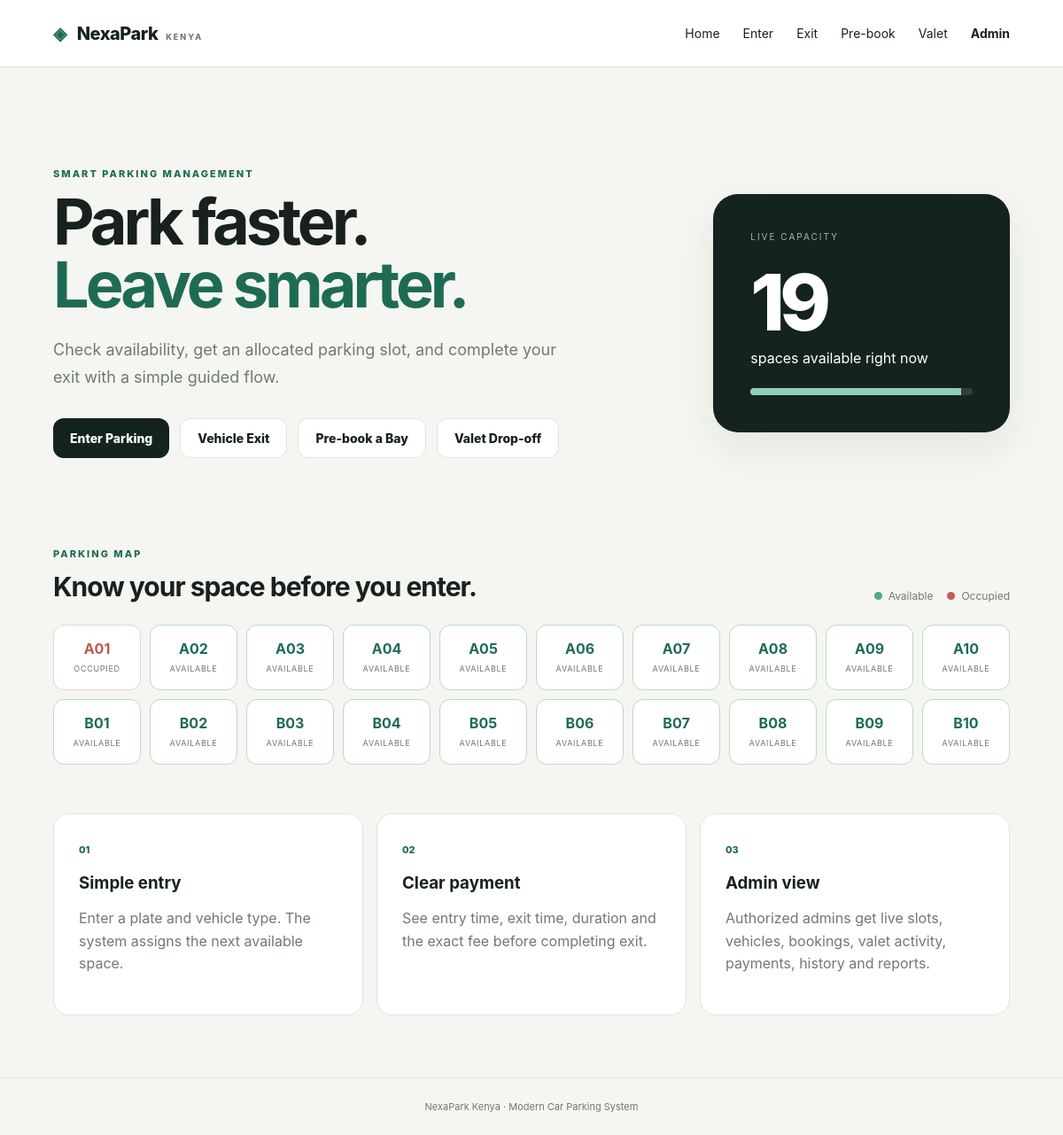
The page / on the database its author committed.
### tables this page shows
CREATE TABLE parking_sessions (
        session_id INTEGER PRIMARY KEY AUTOINCREMENT,
        vehicle_id INTEGER NOT NULL,
        slot_id INTEGER NOT NULL,
        entry_time TEXT NOT NULL,
        exit_time TEXT,
        duration_minutes INTEGER,
        fee INTEGER,
        status TEXT NOT NULL CHECK(status IN ('ACTIVE','COMPLETED')),
        FOREIGN KEY(vehicle_id) REFERENCES vehicles(vehicle_id),
        FOREIGN KEY(slot_id) REFERENCES parking_slots(slot_id)
    );

CREATE TABLE parking_slots (
        slot_id INTEGER PRIMARY KEY AUTOINCREMENT,
        slot_number TEXT UNIQUE NOT NULL,
        status TEXT NOT NULL CHECK(status IN ('AVAILABLE','OCCUPIED'))
    );

### app.py (the view)
@app.get("/")
def home():
    return render_template("index.html", slots=get_slots())

### database.py (called while the page is built)
def get_connection():
    os.makedirs(DB_DIR, exist_ok=True)
    conn = sqlite3.connect(DB_PATH)
    conn.row_factory = sqlite3.Row
    conn.execute("PRAGMA foreign_keys = ON")
    return conn

def get_slots():
    conn = get_connection()
    rows = conn.execute("""
        SELECT ps.*,
               v.plate_number,
               v.vehicle_type,
               s.entry_time
        FROM parking_slots ps
        LEFT JOIN parking_sessions s
          ON s.slot_id=ps.slot_id AND s.status='ACTIVE'
        LEFT JOIN vehicles v ON v.vehicle_id=s.vehicle_id
        ORDER BY ps.slot_id
    """).fetchall()
    conn.close()
    return [dict(r) for r in rows]

### templates/index.html (shortened to what this page needs)
{% extends "base.html" %}
{% block content %}
<section class="hero">
    <div>
        <p class="eyebrow">SMART PARKING MANAGEMENT</p>
        <h1>Park faster.<br><span>Leave smarter.</span></h1>
        <p class="hero-copy">Check availability, get an allocated parking slot, and complete your exit with a simple guided flow.</p>
        <div class="actions">
            <a class="btn primary" href="{{ url_for('entry_page') }}">Enter Parking</a>
            <a class="btn secondary" href="{{ url_for('exit_page') }}">Vehicle Exit</a>
            <a class="btn secondary" href="{{ url_for('book_page') }}">Pre-book a Bay</a>
            <a class="btn secondary" href="{{ url_for('valet_dropoff_page') }}">Valet Drop-off</a>
        </div>
    </div>
    <div class="hero-panel">
        <div class="mini-label">LIVE CAPACITY</div>
        <div class="capacity-number">{{ slots|selectattr('status','equalto','AVAILABLE')|list|length }}</div>
        <div>spaces available right now</div>
        <div class="capacity-bar"><span style="width: {{ ((slots|selectattr('status','equalto','AVAILABLE')|list|length) / (slots|length or 1) * 100)|round(0) }}%"></span></div>
    </div>
</section>
<section class="section">
    <div class="section-head">
        <div><p class="eyebrow">PARKING MAP</p><h2>Know your space before you enter.</h2></div>
        <div class="legend"><span><i class="dot available"></i> Available</span><span><i class="dot occupied"></i> Occupied</span></div>
    </div>
    <div class="slot-grid">
        {% for slot in slots %}
        <div class="slot-card {{ 'free' if slot.status == 'AVAILABLE' else 'busy' }}">
            <strong>{{ slot.slot_number }}</strong>
            <span>{{ 'AVAILABLE' if slot.status == 'AVAILABLE' else 'OCCUPIED' }}</span>
        </div>
        {% endfor %}
    </div>
</section>
<section class="feature-grid">
    <div class="feature"><span>01</span><h3>Simple entry</h3><p>Enter a plate and vehicle type. The system assigns the next available space.</p></div>
    <div class="feature"><span>02</span><h3>Clear payment</h3><p>See entry time, exit time, duration and the exact fee before completing exit.</p></div>
    <div class="feature"><span>03</span><h3>Admin view</h3><p>Authorized admins get live slots, vehicles, bookings, valet activity, payments, history and reports.</p></div>
</section>
{% endblock %}

### templates/base.html (shortened to what this page needs)
<!doctype html>
<html lang="en">
<head>
    <link rel="stylesheet" href="{{ url_for('static', filename='css/style.css') }}">
</head>
<body>
<header class="topbar">
    <a class="brand" href="{{ url_for('home') }}"><span>◈</span> NexaPark <small>KENYA</small></a>
    <nav>
        <a href="{{ url_for('home') }}">Home</a>
        <a href="{{ url_for('entry_page') }}">Enter</a>
        <a href="{{ url_for('exit_page') }}">Exit</a>
        <a href="{{ url_for('book_page') }}">Pre-book</a>
        <a href="{{ url_for('valet_dropoff_page') }}">Valet</a>
        <a class="admin-link" href="{{ url_for('admin_login') }}">Admin</a>
    </nav>
</header>
<main class="container">
    {% block content %}{% endblock %}
</main>
<footer>NexaPark Kenya · Modern Car Parking System</footer>
</body>
</html>

### static/css/style.css (style rules this page uses)
:root { --ink:#17221f;--muted:#6e7975;--paper:#f5f6f1;--card:#fff;--line:#dfe5df;--green:#1e6b55;--green2:#2d8b6f;--dark:#14231f;--red:#bd5a4e;--shadow:0 18px 50px rgba(20,35,31,.08) }
* { box-sizing:border-box }
body { margin:0;background:var(--paper);color:var(--ink);font-family:Inter,ui-sans-serif,system-ui,-apple-system,BlinkMacSystemFont,"Segoe UI",sans-serif }
a { color:inherit;text-decoration:none }
.topbar { height:76px;background:#fff;border-bottom:1px solid var(--line);display:flex;align-items:center;justify-content:space-between;padding:0 5vw;position:sticky;top:0;z-index:5 }
.brand { font-size:20px;font-weight:800;letter-spacing:-.5px }
.brand span,.login-brand span { color:var(--green);margin-right:8px }
.brand small { font-size:9px;letter-spacing:2px;color:var(--muted);margin-left:5px }
.topbar nav { display:flex;gap:26px;align-items:center;font-size:14px }
.admin-link { font-weight:700 }
.container { max-width:1280px;margin:auto;padding:42px 5vw 70px }
.hero { display:grid;grid-template-columns:1.35fr .65fr;gap:50px;align-items:center;min-height:470px }
.eyebrow { font-size:11px;letter-spacing:2px;font-weight:800;color:var(--green);margin:0 0 12px }
.hero h1,.form-intro h1,.success-page h1,.login-brand h1 { font-size:clamp(44px,6vw,76px);line-height:.98;letter-spacing:-4px;margin:0 0 24px }
.hero h1 span { color:var(--green) }
.hero-copy { max-width:600px;color:var(--muted);font-size:18px;line-height:1.7 }
.actions { display:flex;gap:12px;margin-top:30px }
.btn { display:inline-flex;align-items:center;justify-content:center;border:0;border-radius:12px;padding:13px 19px;font-weight:800;cursor:pointer;font-size:14px }
.btn.primary { background:var(--dark);color:#fff }
.btn.secondary { border:1px solid var(--line);background:#fff }
.hero-panel { background:var(--dark);color:#fff;border-radius:28px;padding:42px;box-shadow:var(--shadow) }
.mini-label { font-size:10px;letter-spacing:2px;opacity:.65 }
.capacity-number { font-size:88px;font-weight:800;letter-spacing:-6px;margin:15px 0 0 }
.capacity-bar { height:8px;background:rgba(255,255,255,.12);border-radius:99px;margin-top:24px;overflow:hidden }
.capacity-bar span { display:block;height:100%;background:#8fd1b6 }
.section { padding:30px 0 55px }
.section-head,.panel-head,.admin-top { display:flex;align-items:flex-end;justify-content:space-between;gap:20px }
.section h2 { font-size:30px;letter-spacing:-1px;margin:0 }
.legend { display:flex;gap:16px;font-size:12px;color:var(--muted) }
.legend span { display:flex;align-items:center;gap:7px }
.dot { width:9px;height:9px;border-radius:50%;display:inline-block }
.available { background:#55a982 }
.occupied { background:#c45d51 }
.slot-grid { display:grid;grid-template-columns:repeat(10,1fr);gap:10px;margin-top:25px }
.slot-card { background:#fff;border:1px solid var(--line);border-radius:12px;padding:16px 8px;text-align:center }
.slot-card strong { display:block;font-size:16px }
.slot-card span { font-size:9px;letter-spacing:.7px;color:var(--muted) }
.slot-card.free { border-color:#b8d9cb }
.slot-card.free strong { color:var(--green) }
.slot-card.busy { border-color:#ead0cc }
.slot-card.busy strong { color:var(--red) }
.feature-grid { display:grid;grid-template-columns:repeat(3,1fr);gap:15px }
.feature { background:#fff;border:1px solid var(--line);padding:28px;border-radius:18px }
.feature span { color:var(--green);font-weight:800;font-size:11px }
.feature h3 { margin:18px 0 8px }
.feature p,.muted { color:var(--muted);line-height:1.6 }
footer { text-align:center;padding:25px;border-top:1px solid var(--line);color:var(--muted);font-size:11px }

### rows shown on the page
parking_sessions: slot_number "A01"
parking_slots: status "OCCUPIED"
parking_slots: slot_number "A02", status "AVAILABLE"
parking_slots: slot_number "A03", status "AVAILABLE"
parking_slots: slot_number "A04", status "AVAILABLE"
parking_slots: slot_number "A05", status "AVAILABLE"
parking_slots: slot_number "A06", status "AVAILABLE"
parking_slots: slot_number "A07", status "AVAILABLE"
parking_slots: slot_number "A08", status "AVAILABLE"
parking_slots: slot_number "A09", status "AVAILABLE"
parking_slots: slot_number "A10", status "AVAILABLE"
parking_slots: slot_number "B01", status "AVAILABLE"
parking_slots: slot_number "B02", status "AVAILABLE"
parking_slots: slot_number "B03", status "AVAILABLE"
parking_slots: slot_number "B04", status "AVAILABLE"
parking_slots: slot_number "B05", status "AVAILABLE"
parking_slots: slot_number "B06", status "AVAILABLE"
parking_slots: slot_number "B07", status "AVAILABLE"
parking_slots: slot_number "B08", status "AVAILABLE"
parking_slots: slot_number "B09", status "AVAILABLE"
parking_slots: slot_number "B10", status "AVAILABLE"

### other values the page prints
{{ slots|selectattr('status','equalto','AVAILABLE')|list|length }} "19"
